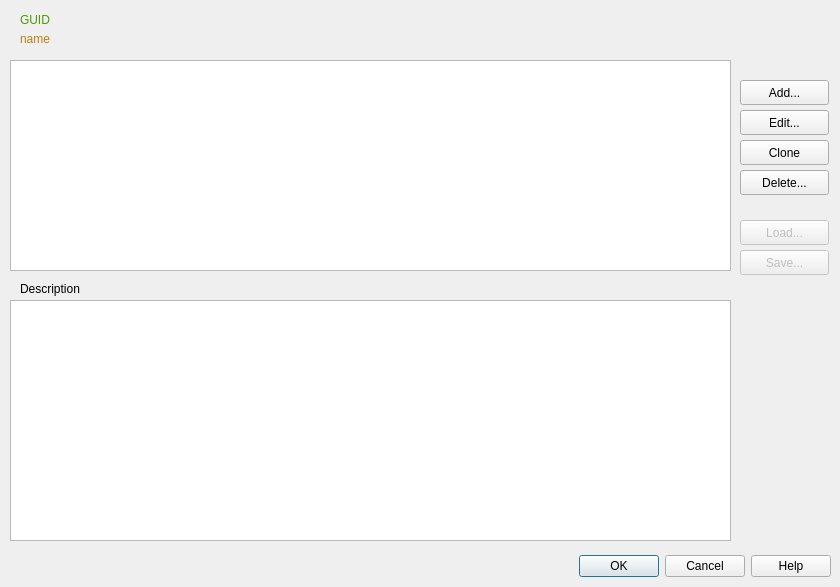
<?xml version="1.0" encoding="UTF-8"?>
<ui version="4.0">
 <class>CDlgSensorIndex</class>
 <widget class="QDialog" name="CDlgSensorIndex">
  <property name="geometry">
   <rect>
    <x>0</x>
    <y>0</y>
    <width>840</width>
    <height>587</height>
   </rect>
  </property>
  <property name="sizePolicy">
   <sizepolicy hsizetype="Fixed" vsizetype="Fixed">
    <horstretch>0</horstretch>
    <verstretch>0</verstretch>
   </sizepolicy>
  </property>
  <property name="contextMenuPolicy">
   <enum>Qt::CustomContextMenu</enum>
  </property>
  <property name="windowTitle">
   <string>Sensorindex - Known sensors</string>
  </property>
  <property name="modal">
   <bool>true</bool>
  </property>
  <widget class="QDialogButtonBox" name="buttonBox">
   <property name="geometry">
    <rect>
     <x>10</x>
     <y>550</y>
     <width>821</width>
     <height>32</height>
    </rect>
   </property>
   <property name="orientation">
    <enum>Qt::Horizontal</enum>
   </property>
   <property name="standardButtons">
    <set>QDialogButtonBox::Cancel|QDialogButtonBox::Help|QDialogButtonBox::Ok</set>
   </property>
  </widget>
  <widget class="QTableWidget" name="listSensors">
   <property name="geometry">
    <rect>
     <x>10</x>
     <y>60</y>
     <width>721</width>
     <height>211</height>
    </rect>
   </property>
   <property name="styleSheet">
    <string notr="true"/>
   </property>
   <property name="sortingEnabled">
    <bool>true</bool>
   </property>
  </widget>
  <widget class="QPushButton" name="btnAdd">
   <property name="geometry">
    <rect>
     <x>740</x>
     <y>80</y>
     <width>89</width>
     <height>25</height>
    </rect>
   </property>
   <property name="text">
    <string>Add...</string>
   </property>
  </widget>
  <widget class="QPushButton" name="btnEdit">
   <property name="geometry">
    <rect>
     <x>740</x>
     <y>110</y>
     <width>89</width>
     <height>25</height>
    </rect>
   </property>
   <property name="text">
    <string>Edit...</string>
   </property>
  </widget>
  <widget class="QPushButton" name="btnClone">
   <property name="geometry">
    <rect>
     <x>740</x>
     <y>140</y>
     <width>89</width>
     <height>25</height>
    </rect>
   </property>
   <property name="text">
    <string>Clone</string>
   </property>
  </widget>
  <widget class="QPushButton" name="btnDelete">
   <property name="geometry">
    <rect>
     <x>740</x>
     <y>170</y>
     <width>89</width>
     <height>25</height>
    </rect>
   </property>
   <property name="text">
    <string>Delete...</string>
   </property>
  </widget>
  <widget class="QPushButton" name="btnLoad">
   <property name="enabled">
    <bool>false</bool>
   </property>
   <property name="geometry">
    <rect>
     <x>740</x>
     <y>220</y>
     <width>89</width>
     <height>25</height>
    </rect>
   </property>
   <property name="text">
    <string>Load...</string>
   </property>
  </widget>
  <widget class="QPushButton" name="btnSave">
   <property name="enabled">
    <bool>false</bool>
   </property>
   <property name="geometry">
    <rect>
     <x>740</x>
     <y>250</y>
     <width>89</width>
     <height>25</height>
    </rect>
   </property>
   <property name="text">
    <string>Save...</string>
   </property>
  </widget>
  <widget class="QTextEdit" name="textDescription">
   <property name="geometry">
    <rect>
     <x>10</x>
     <y>300</y>
     <width>721</width>
     <height>241</height>
    </rect>
   </property>
   <property name="readOnly">
    <bool>true</bool>
   </property>
  </widget>
  <widget class="QLabel" name="label_2">
   <property name="geometry">
    <rect>
     <x>20</x>
     <y>280</y>
     <width>91</width>
     <height>17</height>
    </rect>
   </property>
   <property name="text">
    <string>Description</string>
   </property>
  </widget>
  <widget class="QLabel" name="lblGuid">
   <property name="geometry">
    <rect>
     <x>20</x>
     <y>10</y>
     <width>711</width>
     <height>20</height>
    </rect>
   </property>
   <property name="styleSheet">
    <string notr="true">color: rgb(78, 154, 6);
font: 75 15pt &quot;Verdana&quot;;</string>
   </property>
   <property name="text">
    <string>GUID</string>
   </property>
  </widget>
  <widget class="QLabel" name="lblGuidName">
   <property name="geometry">
    <rect>
     <x>20</x>
     <y>30</y>
     <width>711</width>
     <height>17</height>
    </rect>
   </property>
   <property name="styleSheet">
    <string notr="true">color: rgb(193, 125, 17);</string>
   </property>
   <property name="text">
    <string>name</string>
   </property>
  </widget>
 </widget>
 <resources/>
 <connections>
  <connection>
   <sender>buttonBox</sender>
   <signal>accepted()</signal>
   <receiver>CDlgSensorIndex</receiver>
   <slot>accept()</slot>
   <hints>
    <hint type="sourcelabel">
     <x>248</x>
     <y>254</y>
    </hint>
    <hint type="destinationlabel">
     <x>157</x>
     <y>274</y>
    </hint>
   </hints>
  </connection>
  <connection>
   <sender>buttonBox</sender>
   <signal>rejected()</signal>
   <receiver>CDlgSensorIndex</receiver>
   <slot>reject()</slot>
   <hints>
    <hint type="sourcelabel">
     <x>316</x>
     <y>260</y>
    </hint>
    <hint type="destinationlabel">
     <x>286</x>
     <y>274</y>
    </hint>
   </hints>
  </connection>
 </connections>
</ui>
